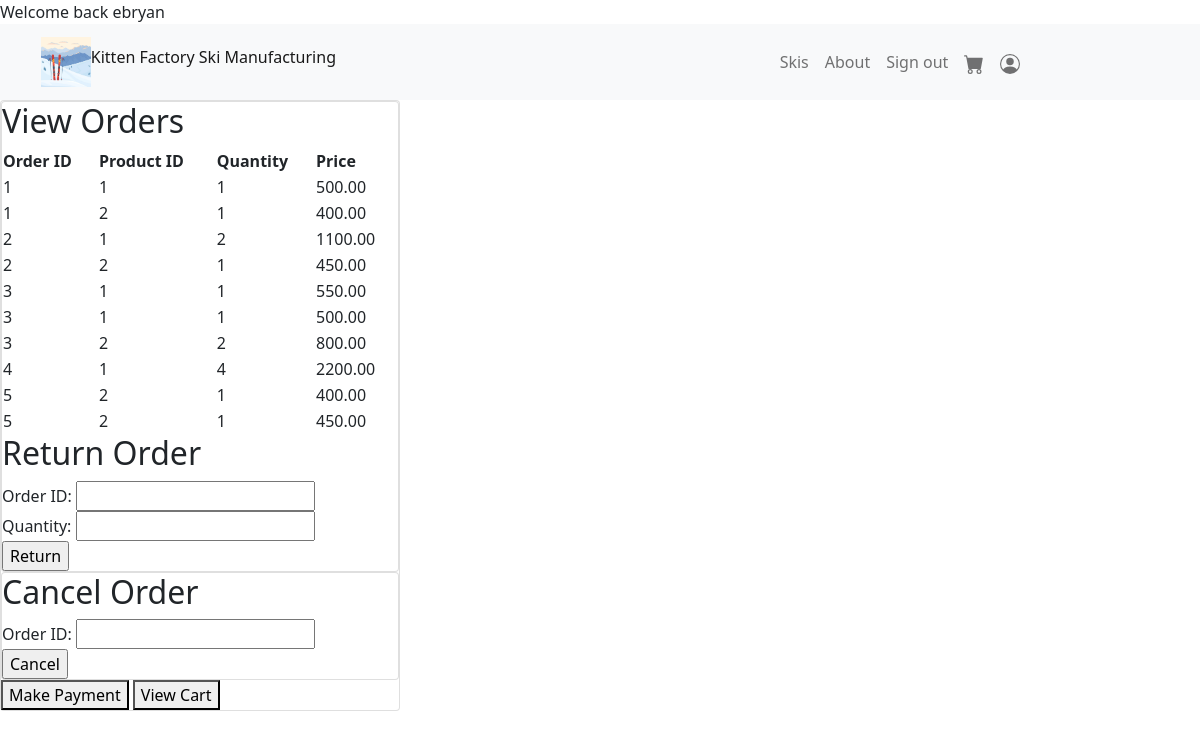
Page /manageorders/manageorders.php (signed in) on the committed database.
### tables this page shows
CREATE TABLE order_line (
	order_id INT(11) NOT NULL,
	line_id INT(11) NOT NULL,
	product_id INT(11) NOT NULL,
	ski_size VARCHAR(100) NOT NULL,
	quantity_ordered INT(3) NOT NULL,
	price_paid DECIMAL(8,2) NOT NULL,
	PRIMARY KEY(order_id, line_id),
	FOREIGN KEY(order_id) REFERENCES order_table(order_id),
	FOREIGN KEY(product_id) REFERENCES product(product_id)
);

### manageorders/manageorders.php (the view, shortened to what this page needs)
<!DOCTYPE html>
<html lang="en">
<head>
    <link href="https://cdn.jsdelivr.net/npm/bootstrap@5.1.3/dist/css/bootstrap.min.css" rel="stylesheet">
<?php
if(isset($_SESSION['username'])){
	$username = $_SESSION['username'];
	echo "Welcome back $username <br>";
}else{
	echo "Please login.<br>";
}
include_once "../home/home.php";
require_once "../login/logininfo.php";
$conn = new mysqli($hn, $un, $pw, $db);
$query = "SELECT * FROM order_line";
$result = $conn->query($query);
$rows = $result->num_rows;
echo <<<_END
    <title>Login</title>
</head>
<body>
<div class="card" style="width: 25rem;">
<div class='card'>
<h2> View Orders </h2>
<table>
<tr>
<th>Order ID</th><th>Product ID</th><th>Quantity</th><th>Price</th>
</tr>
_END;
for($j=0; $j<$rows; $j++)
{
    $row = $result->fetch_array(MYSQLI_ASSOC);
echo "<tr>";
echo "<td>" . $row[order_id] . "</td>";
echo "<td>" . $row[product_id] . "</td>";
echo "<td>" . $row[quantity_ordered] . "</td>";
echo "<td>" . $row[price_paid] . "</td>";
echo "</tr>";
}
echo "</table>";
echo <<<_END
<h2> Return Order</h2>
<form method='POST'>
Order ID: <input type='text' name='order_id'>
<br>
Quantity: <input type='text' name='quantity'>
<br>
<input type='submit' value='Return'>
</form>
</div>
<div class="card">
<h2>Cancel Order</h2>
<form method='POST'>
Order ID: <input type='text' name='order_id_cancel'>
<br>
<input type='submit' value='Cancel'>
</form>
</div>
</body>
<footer>
<a href='../payment/Payment.php'><button> Make Payment </button></a>
<a href='../viewcart/ViewCart.php'><button> View Cart </button></a>
</footer>
_END;
?>

### rows in the picture
order_line: order "1", product "1", quantity_ordered "1", price_paid "500.00"
order_line: order "1", product "2", quantity_ordered "1", price_paid "400.00"
order_line: order "2", product "1", quantity_ordered "2", price_paid "1100.00"
order_line: order "2", product "2", quantity_ordered "1", price_paid "450.00"
order_line: order "3", product "1", quantity_ordered "1", price_paid "550.00"
order_line: order "3", product "1", quantity_ordered "1", price_paid "500.00"
order_line: order "3", product "2", quantity_ordered "2", price_paid "800.00"
order_line: order "4", product "1", quantity_ordered "4", price_paid "2200.00"
order_line: order "5", product "2", quantity_ordered "1", price_paid "400.00"
order_line: order "5", product "2", quantity_ordered "1", price_paid "450.00"

### other values in the picture
$username "ebryan"
